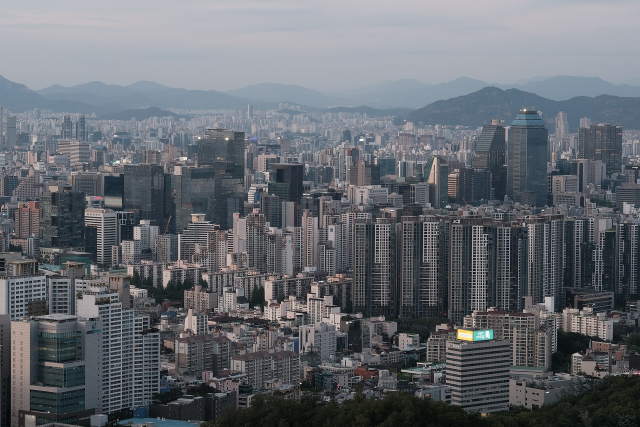
#> input picture apart.jpg, 1280 x 853 px (shown at 1/2 size)
$ jupyter execute --allow-errors chap1.4.3.ipynb
#> lines starting #> are read from the running program, lines starting #| are printed output that depends on the picture; pictures that were not available may be replaced by others from this repository, and a replacement may not be noted
[cell 1]
import cv2
import numpy as np
from matplotlib import pyplot as plt

[cell 2]
img = cv2.imread('apart.jpg',0)
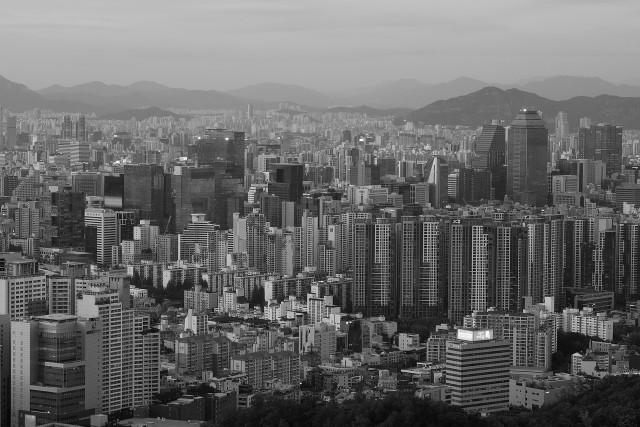
#> img: shape (853, 1280) (shown at 1/2 size); min 0, max 255, mean 104.6
#> (the rest of this cell did not finish here and is left out)

[cell 3]
img = cv2.imread('drawing.png')
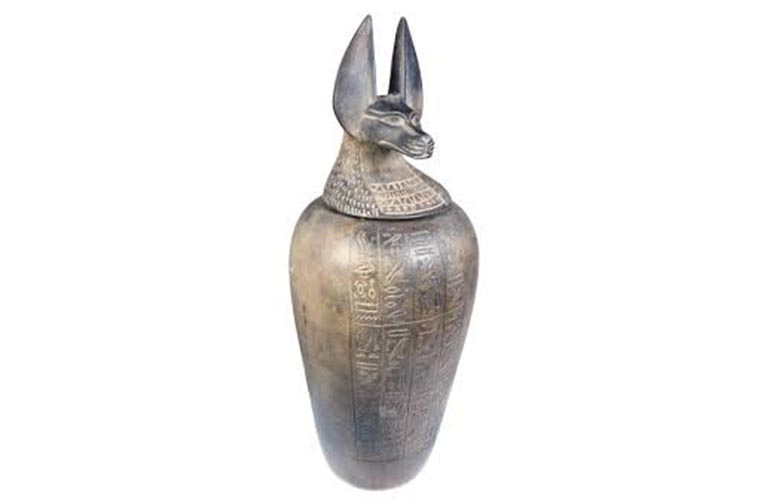
#> input picture Canopic-Jar.jpg, 770 x 500 px, given in place of drawing.png, which was not available
#> img is the input picture: shape (500, 770, 3); mean B, G, R 236.6, 237.4, 238.7
rows,cols,ch = img.shape
#> rows = 500; cols = 770; ch = 3
pts1 = np.float32([[50,50],[200,50],[50,200]])
pts2 = np.float32([[10,100],[200,50],[100,250]])
M = cv2.getAffineTransform(pts1,pts2)
dst = cv2.warpAffine(img,M,(cols,rows))
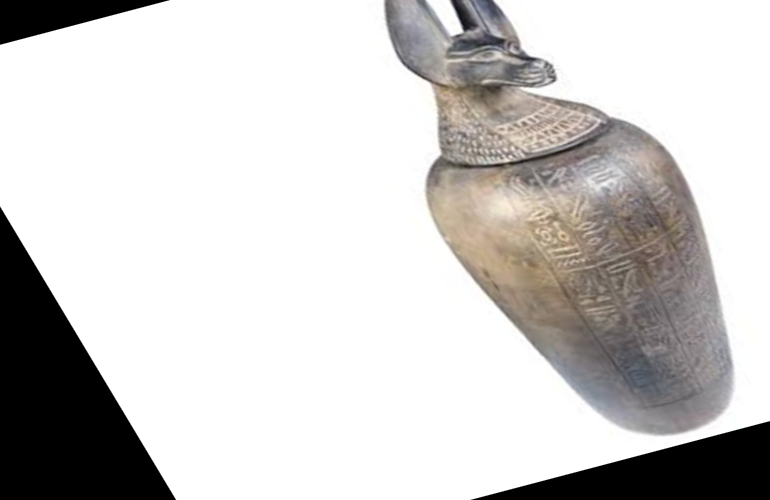
#> dst: shape (500, 770, 3); mean B, G, R 201.3, 202.6, 204.6
plt.subplot(121),plt.imshow(img),plt.title('Input')
plt.subplot(122),plt.imshow(dst),plt.title('Output')
plt.show()
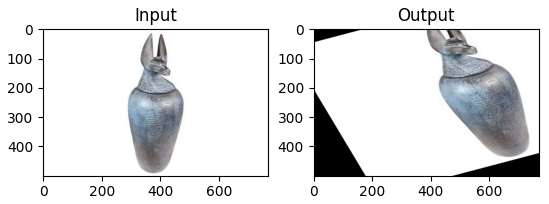
#> figure drawn by matplotlib, 2 panels; B, G, R data is drawn as R, G, B
